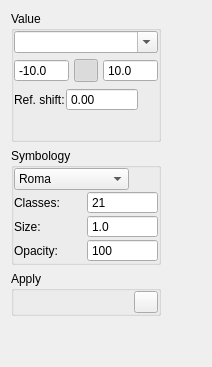
              <widget class="QWidget" name="tab_map">
               <attribute name="title">
                <string>Map</string>
               </attribute>
               <layout class="QGridLayout" name="gridLayout_4">
                <item row="1" column="0">
                 <layout class="QVBoxLayout" name="verticalLayout_6">
                  <item>
                   <widget class="QGroupBox" name="groupBox_7">
                    <property name="sizePolicy">
                     <sizepolicy hsizetype="Fixed" vsizetype="Preferred">
                      <horstretch>0</horstretch>
                      <verstretch>0</verstretch>
                     </sizepolicy>
                    </property>
                    <property name="minimumSize">
                     <size>
                      <width>150</width>
                      <height>0</height>
                     </size>
                    </property>
                    <property name="autoFillBackground">
                     <bool>false</bool>
                    </property>
                    <property name="title">
                     <string>Value</string>
                    </property>
                    <property name="flat">
                     <bool>true</bool>
                    </property>
                    <layout class="QVBoxLayout" name="verticalLayout_10">
                     <property name="spacing">
                      <number>-1</number>
                     </property>
                     <property name="leftMargin">
                      <number>0</number>
                     </property>
                     <property name="topMargin">
                      <number>0</number>
                     </property>
                     <property name="rightMargin">
                      <number>0</number>
                     </property>
                     <property name="bottomMargin">
                      <number>0</number>
                     </property>
                     <item>
                      <widget class="QComboBox" name="cb_select_field">
                       <property name="enabled">
                        <bool>true</bool>
                       </property>
                       <property name="font">
                        <font>
                         <strikeout>false</strikeout>
                        </font>
                       </property>
                       <property name="acceptDrops">
                        <bool>false</bool>
                       </property>
                       <property name="toolTip">
                        <string>Select field</string>
                       </property>
                       <property name="autoFillBackground">
                        <bool>false</bool>
                       </property>
                       <property name="editable">
                        <bool>true</bool>
                       </property>
                      </widget>
                     </item>
                     <item>
                      <layout class="QHBoxLayout" name="horizontalLayout_9">
                       <property name="spacing">
                        <number>5</number>
                       </property>
                       <item>
                        <widget class="QDoubleSpinBox" name="sb_symbol_lower_range">
                         <property name="sizePolicy">
                          <sizepolicy hsizetype="Preferred" vsizetype="Fixed">
                           <horstretch>0</horstretch>
                           <verstretch>0</verstretch>
                          </sizepolicy>
                         </property>
                         <property name="toolTip">
                          <string>Min symbology value</string>
                         </property>
                         <property name="buttonSymbols">
                          <enum>QAbstractSpinBox::NoButtons</enum>
                         </property>
                         <property name="decimals">
                          <number>1</number>
                         </property>
                         <property name="minimum">
                          <double>-1000000000.000000000000000</double>
                         </property>
                         <property name="maximum">
                          <double>1000000000.000000000000000</double>
                         </property>
                         <property name="value">
                          <double>-10.000000000000000</double>
                         </property>
                        </widget>
                       </item>
                       <item>
                        <widget class="QPushButton" name="cb_symbol_range_sync">
                         <property name="sizePolicy">
                          <sizepolicy hsizetype="Fixed" vsizetype="Fixed">
                           <horstretch>0</horstretch>
                           <verstretch>0</verstretch>
                          </sizepolicy>
                         </property>
                         <property name="minimumSize">
                          <size>
                           <width>0</width>
                           <height>0</height>
                          </size>
                         </property>
                         <property name="maximumSize">
                          <size>
                           <width>24</width>
                           <height>24</height>
                          </size>
                         </property>
                         <property name="toolTip">
                          <string>Synchronize range</string>
                         </property>
                         <property name="autoFillBackground">
                          <bool>false</bool>
                         </property>
                         <property name="styleSheet">
                          <string notr="true">QPushButton:hover {
    border: 1px solid #bbb;
}

</string>
                         </property>
                         <property name="text">
                          <string/>
                         </property>
                         <property name="icon">
                          <iconset>
                           <normaloff>:/icons/icons/synched.svg</normaloff>:/icons/icons/synched.svg</iconset>
                         </property>
                         <property name="iconSize">
                          <size>
                           <width>20</width>
                           <height>20</height>
                          </size>
                         </property>
                         <property name="checkable">
                          <bool>true</bool>
                         </property>
                         <property name="checked">
                          <bool>true</bool>
                         </property>
                         <property name="flat">
                          <bool>true</bool>
                         </property>
                        </widget>
                       </item>
                       <item>
                        <widget class="QDoubleSpinBox" name="sb_symbol_upper_range">
                         <property name="sizePolicy">
                          <sizepolicy hsizetype="Preferred" vsizetype="Fixed">
                           <horstretch>0</horstretch>
                           <verstretch>0</verstretch>
                          </sizepolicy>
                         </property>
                         <property name="toolTip">
                          <string>Max symbology value</string>
                         </property>
                         <property name="buttonSymbols">
                          <enum>QAbstractSpinBox::NoButtons</enum>
                         </property>
                         <property name="decimals">
                          <number>1</number>
                         </property>
                         <property name="minimum">
                          <double>-1000000000.000000000000000</double>
                         </property>
                         <property name="maximum">
                          <double>1000000000.000000000000000</double>
                         </property>
                         <property name="value">
                          <double>10.000000000000000</double>
                         </property>
                        </widget>
                       </item>
                      </layout>
                     </item>
                     <item>
                      <layout class="QHBoxLayout" name="horizontalLayout_13">
                       <property name="spacing">
                        <number>1</number>
                       </property>
                       <item>
                        <widget class="QLabel" name="label_7">
                         <property name="text">
                          <string>Ref. shift:</string>
                         </property>
                        </widget>
                       </item>
                       <item>
                        <widget class="QDoubleSpinBox" name="sb_symbol_value_offset">
                         <property name="sizePolicy">
                          <sizepolicy hsizetype="Preferred" vsizetype="Fixed">
                           <horstretch>0</horstretch>
                           <verstretch>0</verstretch>
                          </sizepolicy>
                         </property>
                         <property name="toolTip">
                          <string>Offset the values</string>
                         </property>
                         <property name="buttonSymbols">
                          <enum>QAbstractSpinBox::NoButtons</enum>
                         </property>
                         <property name="decimals">
                          <number>2</number>
                         </property>
                         <property name="minimum">
                          <double>-1000000000.000000000000000</double>
                         </property>
                         <property name="maximum">
                          <double>1000000000.000000000000000</double>
                         </property>
                         <property name="value">
                          <double>0.000000000000000</double>
                         </property>
                        </widget>
                       </item>
                       <item>
                        <spacer name="horizontalSpacer_13">
                         <property name="orientation">
                          <enum>Qt::Horizontal</enum>
                         </property>
                         <property name="sizeHint" stdset="0">
                          <size>
                           <width>40</width>
                           <height>20</height>
                          </size>
                         </property>
                        </spacer>
                       </item>
                      </layout>
                     </item>
                     <item>
                      <layout class="QHBoxLayout" name="horizontalLayout_8">
                       <property name="spacing">
                        <number>1</number>
                       </property>
                       <item>
                        <widget class="QPushButton" name="pb_range_from_data">
                         <property name="sizePolicy">
                          <sizepolicy hsizetype="Fixed" vsizetype="Fixed">
                           <horstretch>0</horstretch>
                           <verstretch>0</verstretch>
                          </sizepolicy>
                         </property>
                         <property name="minimumSize">
                          <size>
                           <width>0</width>
                           <height>0</height>
                          </size>
                         </property>
                         <property name="maximumSize">
                          <size>
                           <width>24</width>
                           <height>24</height>
                          </size>
                         </property>
                         <property name="toolTip">
                          <string>Min/Max from data</string>
                         </property>
                         <property name="styleSheet">
                          <string notr="true">QPushButton:hover {
    border: 1px solid #bbb;
}
</string>
                         </property>
                         <property name="text">
                          <string/>
                         </property>
                         <property name="icon">
                          <iconset>
                           <normaloff>:/icons/icons/data_range.svg</normaloff>:/icons/icons/data_range.svg</iconset>
                         </property>
                         <property name="iconSize">
                          <size>
                           <width>20</width>
                           <height>20</height>
                          </size>
                         </property>
                         <property name="checkable">
                          <bool>false</bool>
                         </property>
                         <property name="checked">
                          <bool>false</bool>
                         </property>
                         <property name="autoExclusive">
                          <bool>false</bool>
                         </property>
                         <property name="flat">
                          <bool>true</bool>
                         </property>
                        </widget>
                       </item>
                       <item>
                        <spacer name="horizontalSpacer_12">
                         <property name="orientation">
                          <enum>Qt::Horizontal</enum>
                         </property>
                         <property name="sizeHint" stdset="0">
                          <size>
                           <width>40</width>
                           <height>20</height>
                          </size>
                         </property>
                        </spacer>
                       </item>
                      </layout>
                     </item>
                    </layout>
                   </widget>
                  </item>
                  <item>
                   <widget class="QGroupBox" name="groupBox_9">
                    <property name="sizePolicy">
                     <sizepolicy hsizetype="Fixed" vsizetype="Preferred">
                      <horstretch>0</horstretch>
                      <verstretch>0</verstretch>
                     </sizepolicy>
                    </property>
                    <property name="minimumSize">
                     <size>
                      <width>150</width>
                      <height>0</height>
                     </size>
                    </property>
                    <property name="autoFillBackground">
                     <bool>false</bool>
                    </property>
                    <property name="title">
                     <string>Symbology</string>
                    </property>
                    <property name="flat">
                     <bool>true</bool>
                    </property>
                    <layout class="QVBoxLayout" name="verticalLayout_16" stretch="0">
                     <property name="spacing">
                      <number>-1</number>
                     </property>
                     <property name="leftMargin">
                      <number>0</number>
                     </property>
                     <property name="topMargin">
                      <number>0</number>
                     </property>
                     <property name="rightMargin">
                      <number>0</number>
                     </property>
                     <property name="bottomMargin">
                      <number>0</number>
                     </property>
                     <item>
                      <layout class="QVBoxLayout" name="verticalLayout_15">
                       <property name="spacing">
                        <number>1</number>
                       </property>
                       <item>
                        <layout class="QHBoxLayout" name="horizontalLayout">
                         <property name="spacing">
                          <number>5</number>
                         </property>
                         <item>
                          <widget class="QComboBox" name="cmb_colormap">
                           <property name="toolTip">
                            <string>Select colormap</string>
                           </property>
                           <property name="autoFillBackground">
                            <bool>false</bool>
                           </property>
                           <property name="editable">
                            <bool>false</bool>
                           </property>
                           <property name="iconSize">
                            <size>
                             <width>72</width>
                             <height>16</height>
                            </size>
                           </property>
                           <item>
                            <property name="text">
                             <string>Roma</string>
                            </property>
                            <property name="icon">
                             <iconset>
                              <normaloff>:/colormaps/icons/colormaps/roma.png</normaloff>:/colormaps/icons/colormaps/roma.png</iconset>
                            </property>
                           </item>
                           <item>
                            <property name="text">
                             <string>Vik</string>
                            </property>
                            <property name="icon">
                             <iconset>
                              <normaloff>:/colormaps/icons/colormaps/vik.png</normaloff>:/colormaps/icons/colormaps/vik.png</iconset>
                            </property>
                           </item>
                           <item>
                            <property name="text">
                             <string>Turbo_r</string>
                            </property>
                            <property name="icon">
                             <iconset>
                              <normaloff>:/colormaps/icons/colormaps/turbo_r.png</normaloff>:/colormaps/icons/colormaps/turbo_r.png</iconset>
                            </property>
                           </item>
                           <item>
                            <property name="text">
                             <string>Gray</string>
                            </property>
                            <property name="icon">
                             <iconset>
                              <normaloff>:/colormaps/icons/colormaps/gray.png</normaloff>:/colormaps/icons/colormaps/gray.png</iconset>
                            </property>
                           </item>
                          </widget>
                         </item>
                         <item>
                          <widget class="QPushButton" name="pb_colormap_reverse">
                           <property name="maximumSize">
                            <size>
                             <width>24</width>
                             <height>24</height>
                            </size>
                           </property>
                           <property name="toolTip">
                            <string>Reverse colormap</string>
                           </property>
                           <property name="autoFillBackground">
                            <bool>false</bool>
                           </property>
                           <property name="styleSheet">
                            <string notr="true">QPushButton:hover {
    border: 1px solid #bbb;
}
</string>
                           </property>
                           <property name="text">
                            <string/>
                           </property>
                           <property name="icon">
                            <iconset>
                             <normaloff>:/icons/icons/reverse.svg</normaloff>:/icons/icons/reverse.svg</iconset>
                           </property>
                           <property name="iconSize">
                            <size>
                             <width>20</width>
                             <height>20</height>
                            </size>
                           </property>
                           <property name="checkable">
                            <bool>true</bool>
                           </property>
                           <property name="flat">
                            <bool>true</bool>
                           </property>
                          </widget>
                         </item>
                        </layout>
                       </item>
                       <item>
                        <layout class="QHBoxLayout" name="horizontalLayout_5">
                         <property name="spacing">
                          <number>1</number>
                         </property>
                         <item>
                          <widget class="QLabel" name="label_6">
                           <property name="text">
                            <string>Classes:</string>
                           </property>
                          </widget>
                         </item>
                         <item>
                          <widget class="QSpinBox" name="sb_symbol_classes">
                           <property name="sizePolicy">
                            <sizepolicy hsizetype="Preferred" vsizetype="Fixed">
                             <horstretch>0</horstretch>
                             <verstretch>0</verstretch>
                            </sizepolicy>
                           </property>
                           <property name="toolTip">
                            <string>Number of classes</string>
                           </property>
                           <property name="buttonSymbols">
                            <enum>QAbstractSpinBox::NoButtons</enum>
                           </property>
                           <property name="minimum">
                            <number>1</number>
                           </property>
                           <property name="value">
                            <number>21</number>
                           </property>
                          </widget>
                         </item>
                        </layout>
                       </item>
                       <item>
                        <layout class="QHBoxLayout" name="horizontalLayout_4">
                         <property name="spacing">
                          <number>1</number>
                         </property>
                         <item>
                          <widget class="QLabel" name="label_3">
                           <property name="text">
                            <string>Size:</string>
                           </property>
                          </widget>
                         </item>
                         <item>
                          <widget class="QDoubleSpinBox" name="sb_symbol_size">
                           <property name="sizePolicy">
                            <sizepolicy hsizetype="Preferred" vsizetype="Fixed">
                             <horstretch>0</horstretch>
                             <verstretch>0</verstretch>
                            </sizepolicy>
                           </property>
                           <property name="toolTip">
                            <string>Symbol size</string>
                           </property>
                           <property name="buttonSymbols">
                            <enum>QAbstractSpinBox::NoButtons</enum>
                           </property>
                           <property name="decimals">
                            <number>1</number>
                           </property>
                           <property name="singleStep">
                            <double>0.100000000000000</double>
                           </property>
                           <property name="value">
                            <double>1.000000000000000</double>
                           </property>
                          </widget>
                         </item>
                        </layout>
                       </item>
                       <item>
                        <layout class="QHBoxLayout" name="horizontalLayout_3">
                         <property name="spacing">
                          <number>1</number>
                         </property>
                         <item>
                          <widget class="QLabel" name="label_4">
                           <property name="text">
                            <string>Opacity:</string>
                           </property>
                          </widget>
                         </item>
                         <item>
                          <widget class="QSpinBox" name="sb_symbol_opacity">
                           <property name="sizePolicy">
                            <sizepolicy hsizetype="Preferred" vsizetype="Fixed">
                             <horstretch>0</horstretch>
                             <verstretch>0</verstretch>
                            </sizepolicy>
                           </property>
                           <property name="toolTip">
                            <string>Symbol opacity</string>
                           </property>
                           <property name="buttonSymbols">
                            <enum>QAbstractSpinBox::NoButtons</enum>
                           </property>
                           <property name="maximum">
                            <number>100</number>
                           </property>
                           <property name="singleStep">
                            <number>10</number>
                           </property>
                           <property name="value">
                            <number>100</number>
                           </property>
                          </widget>
                         </item>
                        </layout>
                       </item>
                      </layout>
                     </item>
                    </layout>
                   </widget>
                  </item>
                  <item>
                   <widget class="QGroupBox" name="groupBox_11">
                    <property name="sizePolicy">
                     <sizepolicy hsizetype="Fixed" vsizetype="Preferred">
                      <horstretch>0</horstretch>
                      <verstretch>0</verstretch>
                     </sizepolicy>
                    </property>
                    <property name="minimumSize">
                     <size>
                      <width>150</width>
                      <height>0</height>
                     </size>
                    </property>
                    <property name="autoFillBackground">
                     <bool>false</bool>
                    </property>
                    <property name="title">
                     <string>Apply</string>
                    </property>
                    <property name="flat">
                     <bool>true</bool>
                    </property>
                    <layout class="QVBoxLayout" name="verticalLayout_18">
                     <property name="spacing">
                      <number>-1</number>
                     </property>
                     <property name="leftMargin">
                      <number>0</number>
                     </property>
                     <property name="topMargin">
                      <number>0</number>
                     </property>
                     <property name="rightMargin">
                      <number>0</number>
                     </property>
                     <property name="bottomMargin">
                      <number>0</number>
                     </property>
                     <item>
                      <layout class="QHBoxLayout" name="horizontalLayout_7">
                       <property name="spacing">
                        <number>5</number>
                       </property>
                       <item>
                        <spacer name="horizontalSpacer_9">
                         <property name="orientation">
                          <enum>Qt::Horizontal</enum>
                         </property>
                         <property name="sizeHint" stdset="0">
                          <size>
                           <width>40</width>
                           <height>20</height>
                          </size>
                         </property>
                        </spacer>
                       </item>
                       <item>
                        <widget class="QPushButton" name="pb_symbology_live">
                         <property name="maximumSize">
                          <size>
                           <width>24</width>
                           <height>24</height>
                          </size>
                         </property>
                         <property name="toolTip">
                          <string>Apply symbology automatically</string>
                         </property>
                         <property name="autoFillBackground">
                          <bool>false</bool>
                         </property>
                         <property name="styleSheet">
                          <string notr="true">QPushButton:hover {
    border: 1px solid #bbb;
}
</string>
                         </property>
                         <property name="text">
                          <string/>
                         </property>
                         <property name="icon">
                          <iconset>
                           <normaloff>:/icons/icons/apply_symbology_on-the-fly.svg</normaloff>:/icons/icons/apply_symbology_on-the-fly.svg</iconset>
                         </property>
                         <property name="iconSize">
                          <size>
                           <width>20</width>
                           <height>20</height>
                          </size>
                         </property>
                         <property name="checkable">
                          <bool>true</bool>
                         </property>
                         <property name="checked">
                          <bool>false</bool>
                         </property>
                         <property name="autoDefault">
                          <bool>false</bool>
                         </property>
                         <property name="default">
                          <bool>false</bool>
                         </property>
                         <property name="flat">
                          <bool>true</bool>
                         </property>
                        </widget>
                       </item>
                       <item>
                        <widget class="QPushButton" name="pb_symbology">
                         <property name="sizePolicy">
                          <sizepolicy hsizetype="Fixed" vsizetype="Fixed">
                           <horstretch>0</horstretch>
                           <verstretch>0</verstretch>
                          </sizepolicy>
                         </property>
                         <property name="minimumSize">
                          <size>
                           <width>0</width>
                           <height>0</height>
                          </size>
                         </property>
                         <property name="maximumSize">
                          <size>
                           <width>24</width>
                           <height>24</height>
                          </size>
                         </property>
                         <property name="toolTip">
                          <string>Apply symbology</string>
                         </property>
                         <property name="text">
                          <string/>
                         </property>
                         <property name="icon">
                          <iconset>
                           <normaloff>:/icons/icons/apply_symbology.svg</normaloff>:/icons/icons/apply_symbology.svg</iconset>
                         </property>
                         <property name="iconSize">
                          <size>
                           <width>20</width>
                           <height>20</height>
                          </size>
                         </property>
                        </widget>
                       </item>
                      </layout>
                     </item>
                    </layout>
                   </widget>
                  </item>
                 </layout>
                </item>
                <item row="2" column="0">
                 <spacer name="verticalSpacer_3">
                  <property name="orientation">
                   <enum>Qt::Vertical</enum>
                  </property>
                  <property name="sizeHint" stdset="0">
                   <size>
                    <width>20</width>
                    <height>40</height>
                   </size>
                  </property>
                 </spacer>
                </item>
                <item row="1" column="1">
                 <spacer name="horizontalSpacer_8">
                  <property name="orientation">
                   <enum>Qt::Horizontal</enum>
                  </property>
                  <property name="sizeHint" stdset="0">
                   <size>
                    <width>40</width>
                    <height>20</height>
                   </size>
                  </property>
                 </spacer>
                </item>
               </layout>
              </widget>
